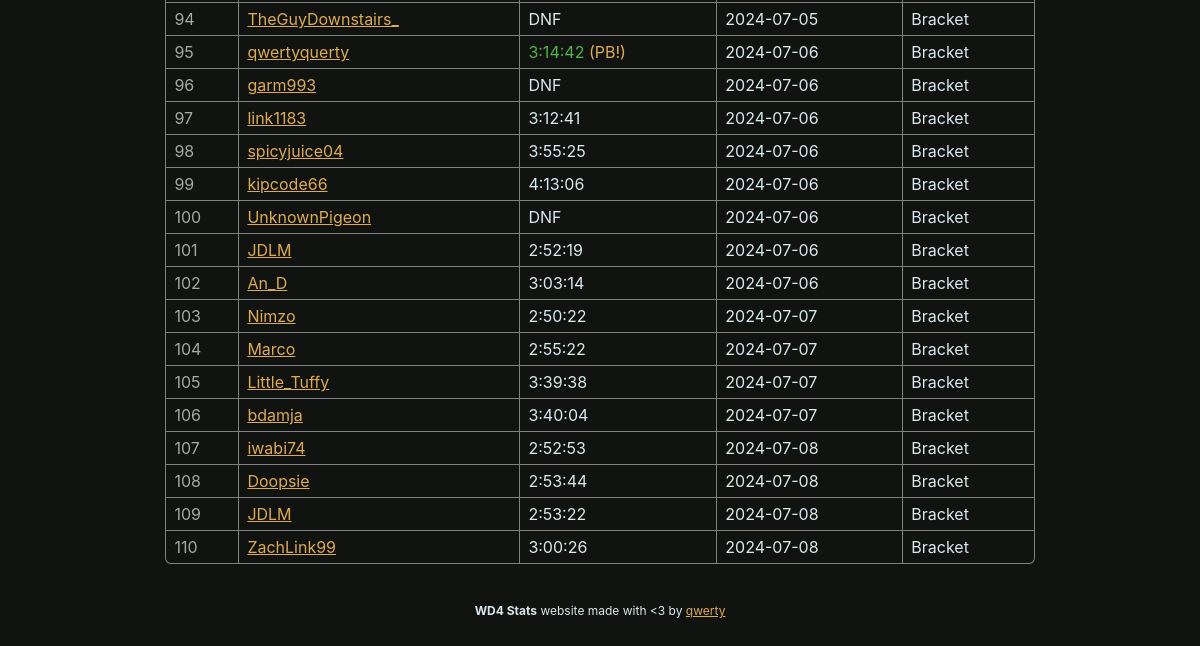
/runs (lower part), run on an earlier commit of the app's database.
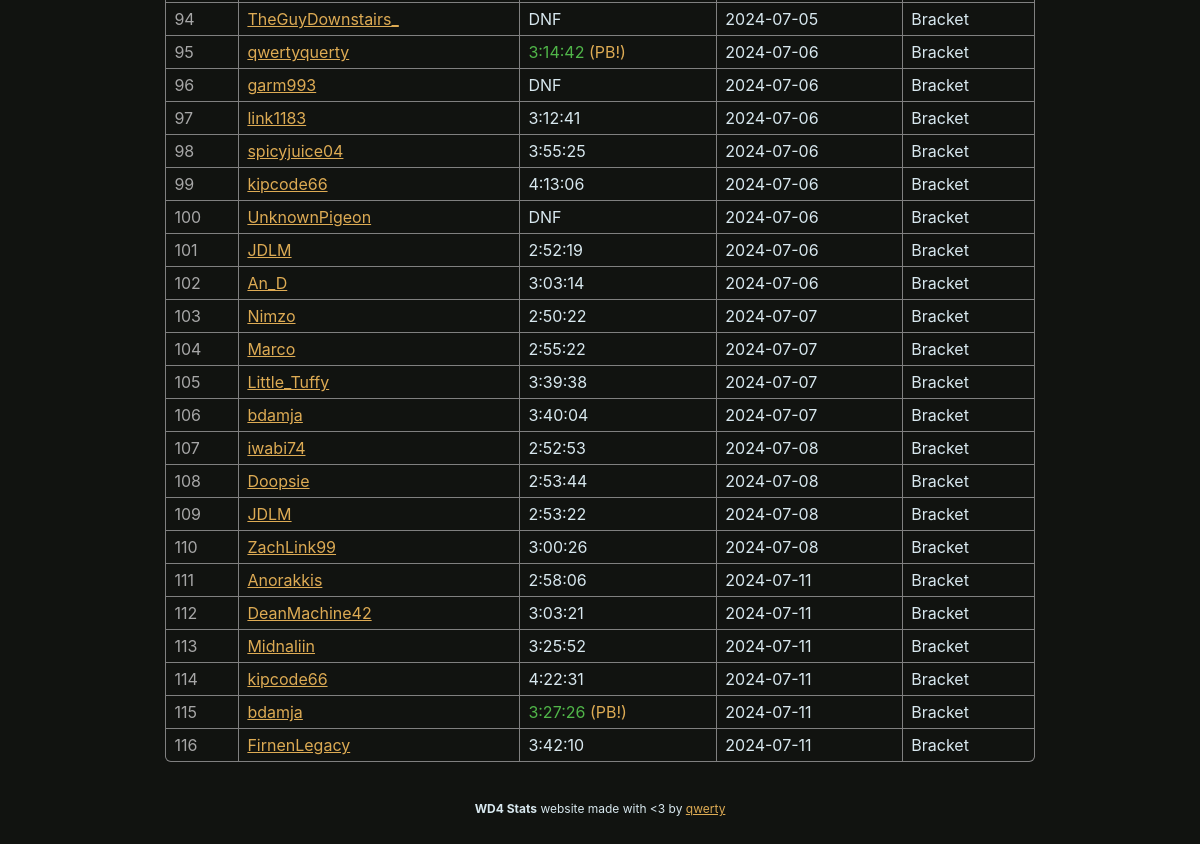
And on a later commit of the database.
### wd4.py (models this page shows, shortened)
class BaseModel(Model):
    class Meta:
        database = db

class Runs(BaseModel):
    player = CharField(32)
    time = FloatField()
    id = IntegerField()
    date = DateField()
    flags = IntegerField()
    phase = IntegerField()
    event = IntegerField()
    zelda_swoops = IntegerField()
    zelda_triangles = IntegerField()
    def format_time(self):
        return format_time(self.time) if not self.dnf() else "DNF"
    def format_phase(self):
        return ["Seeding", "Pooling", "Bracket"][self.phase]
    def dnf(self):
        return self.flags & RUN_FLAG_DNF
    def pb(self):
        return self.flags & RUN_FLAG_PB

### wd4.py (the view)
@app.route("/runs")
def page_runs():
    sort = request.args.get("sort", default="id")
    runs = Runs.select()
    if sort in Runs._meta.sorted_field_names:
        runs = runs.order_by(
            getattr(Runs, sort).asc()
        )
    return render_template("runs.html", **globals(), runs=runs, sort=sort)

### wd4.py (called while the page is built)
def format_time(time):
    return str(timedelta(seconds=time))

### templates/runs.html (shortened to what this page needs)
{% extends "layout.html" %}
{% block content %}
    <table>
        {% for run in runs %}
        <tr>
            <td style="color: var(--hint-color);">
                {{ run.id }}
            </td>
            <td>
                {{ link_name(run.player) }}
            </td>
            <td {% if run.pb() %}style="color: var(--win-color)"{% endif %}>
                {{ run.format_time() }} {% if run.pb() %}<span style="color: var(--border-color);">(PB!)</span>{% endif %}
            </td>
            <td>
                {{ run.date | string }}
            </td>
            <td>
                {{ run.format_phase() }}
            </td>
        </tr>
        {% endfor %}
    </table>
{% endblock %}

### templates/layout.html (shortened to what this page needs)
{% macro link_name(name) -%}<a href="https://speedrun.com/User/{{ name }}">{{ name }}</a>{% endmacro %}
<html lang="en">
    <head>
        <link rel="stylesheet" href="static/css/brackets-viewer.min.css" />
        <link rel="stylesheet" href="static/css/dark.css" />
    </head>
    <body>
        {% block content %}
        {% endblock %}
        <footer class="footer">
            <div style="text-align: center;">
                <strong>WD4 Stats</strong> website made with &lt;3 by <a href="https://github.com/qwertyquerty">qwerty</a>
            </div>
        </footer>
    </body>
</html>

### static/css/dark.css (style rules this page uses)
.brackets-viewer, * { --primary-background: #111310; --secondary-background: #303030; --match-background: var(--primary-background); --font-color: #d8e8ef; --win-color: #50b649; --loss-color: #de2c26; --label-color: grey; --hint-color: #a7a7a7; --connector-color: #DDDDDD; --border-color: #DDAB54; --border-hover-color: #b6b5b5; --text-size: 12px; --round-margin: 40px; --match-width: 200px; --match-horizontal-padding: 8px; --match-vertical-padding: 6px; --connector-border-width: 2px; --match-border-width: 1px; --match-border-radius: 0.3em; }
body { font-size: var(--text-size); color: var(--font-color); font-family: -apple-system,BlinkMacSystemFont,"Segoe UI",Roboto,"Helvetica Neue",Arial,"Noto Sans",sans-serif,"Apple Color Emoji","Segoe UI Emoji","Segoe UI Symbol","Noto Color Emoji"; }
table { width: 80%; margin: 40px auto; border-radius: var(--match-border-radius); border-collapse: collapse; border-style: hidden; box-shadow: 0 0 0 1px var(--label-color); }
html { background-color: #111310; }
body { padding: 50px; }

What changed in the data, as far as the page shows it:
added Runs: id "111", player "Anorakkis", format_time "2:58:06", date "2024-07-11", format_phase "Bracket"
added Runs: id "112", player "DeanMachine42", format_time "3:03:21", date "2024-07-11", format_phase "Bracket"
added Runs: id "113", player "Midnaliin", format_time "3:25:52", date "2024-07-11", format_phase "Bracket"
added Runs: id "114", player "kipcode66", format_time "4:22:31", date "2024-07-11", format_phase "Bracket"
added Runs: id "115", player "bdamja", format_time "3:27:26", shows "(PB!)", date "2024-07-11", format_phase "Bracket"
added Runs: id "116", player "FirnenLegacy", format_time "3:42:10", date "2024-07-11", format_phase "Bracket"
